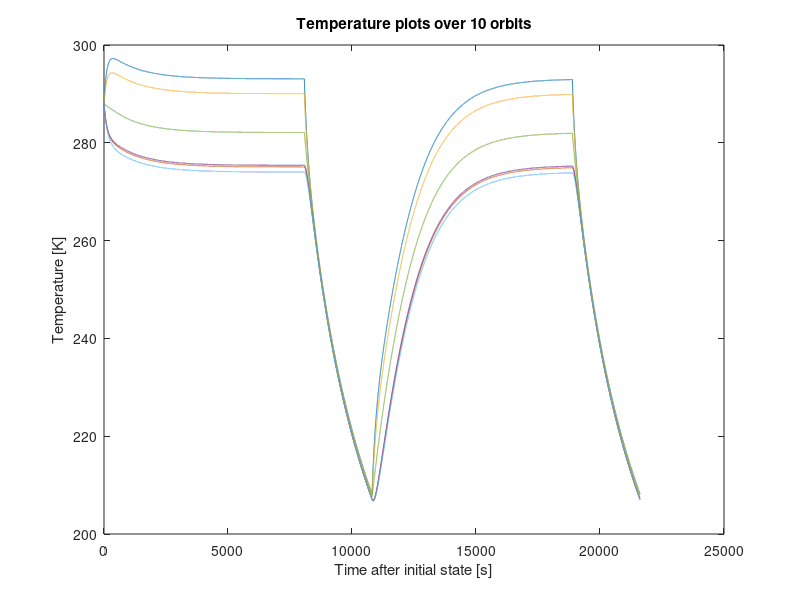

Source code (MATLAB): (Note: this script raises an error after producing the figure.)
close all
clear all 
clc




%% Thermal controll program
 
 %Input parameters
 
 T_i=288; %K initial temperature
 h=1700; %Orbit height moon (km)
 Period=10806; %Orbital period (s)
 Eclipse_T=2730; %Eclipse time (s)
 
 %% Selection of over how many orbits
 n=2; %Ammount of orbits
 
 
 %% L1-L2 lagrange points
 
 L1=148100000; %km
 L2=151100000; %km
 Sun_Earth=149600000; %km
 DL1_E=abs(Sun_Earth-L1); %km distance L1 to earth 
 DL2_E=abs(Sun_Earth-L2); %km Distance L2 to earth
 
 
 %% fixed parameters
 Roe=384400; %Radius orbit earth (km)
 Rm=1737;%radius moon (km)
 Re=6371;%radius earth (km)
 Rom=Rm+h; %Radius orbit moon
 Ae=0.306;%albedo earth
 Am=0.11;%albedo moon
 SF=1361;%W/m^2 solar constant
 L1SF=1361*(Sun_Earth^2/L1^2);%W/m^2 solar constant
 L2SF=1361*(Sun_Earth^2/L2^2);%W/m^2 solar constant
 EF=236*((Re/Roe))^2; %W/m^2 earth radiation
 MF=303*((Rm/Rom))^2; %W/m^2 moon radiation
 sigma=5.67036713*10^-8; %W/(m^2*K^4)
 R_E=(SF*(Ae)*(Re*1000)^2)/((Roe*1000)^2); %W/m^2 reflected earth radiation 
 R_M=(SF*(Am)*(Rm*1000)^2)/((Rom*1000)^2); %W/m^2 reflected moon radiation 

 %% Absorptance and Emmitance table 
 AE=[0.21 0.04     % 1 Aluminum tape
     0.24 0.08     % 2 Polished aluminium
     0.14 0.05     % 3 Aluminized kapton (alu outside)
     0.95 0.90     % 4 Black paint(polyurethane)
     0.29 0.83     % 5 White paint(silicone)
     0.88 0.80     % 6 solar panel(GaAs)
     0.07 0.74     % 7 Optical solar reflector)
     0.40 0.63     % 8 Aluminized kapton(alu inside)
     0.14 0.90     % 9 White paint silicate 
     0.25 0.02     % 10 Goldized kapton (gold outside)  
     0.95 0.80     % 11 Black paint electrical conducting
     0.37 0.44     % 12 Silver paint, electrical conducting
     0.77 0.84];    % 13 Anodized aluminum 
 
 
 
 %% Node classification
 
 % outer skins. [1 A(m^2) |2 thickness(m) |3 width(m) |4 height(m) |5 Cp(J/(K*kg)) |6 absorbtance |7 emmisivity
 %|8 conductivity(W/(m*K)) |9 density(kg/m^3)]
 Xp=[0.06 0.002 0.3 0.2 910 AE(13,1) AE(13,2) 204 2830];
 Xm=[0.06 0.002 0.3 0.2 910 AE(13,1) AE(13,2) 204 2830];
 Yp=[0.06 0.002 0.3 0.2 910 AE(13,1) AE(13,2) 204 2830];
 Ym=[0.06 0.002 0.3 0.2 910 AE(13,1) AE(13,2) 204 2830];
 Zp=[0.04 0.002 0.2 0.2 910 AE(13,1) AE(13,2) 204 2830];
 Zm=[0.04 0.002 0.2 0.2 910 AE(13,1) AE(13,2) 204 2830];
 % Tanks
 
 %Batteries
 
 %Solar panels
 Sp=[0.16 0.004 0.8 0.2 910 AE(6,1) AE(6,2) 204 2830];
 Spb=AE(9,2);

 %Antenna
 
 Nodes=[Xp
        Xm
        Yp
        Ym
        Zp
        Zm];
    
 %Conductive paths (conductivety*area/(length*spesific heat*mass)
 Xp_Yp=1/((1/((Xp(2)*Xp(3)*Xp(8)/(Xp(4)/2))/(Xp(1)*Xp(2)*Xp(9)*Xp(5))))+(1/((Yp(2)*Yp(3)*Yp(8)/(Yp(4)/2))/(Yp(1)*Yp(2)*Yp(9)*Yp(5)))));   %Xp to Yp
 Xp_Ym=1/((1/((Xp(2)*Xp(3)*Xp(8)/(Xp(4)/2))/(Xp(1)*Xp(2)*Xp(9)*Xp(5))))+(1/((Ym(2)*Ym(3)*Ym(8)/(Ym(4)/2))/(Ym(1)*Ym(2)*Ym(9)*Ym(5)))));   %Xp to Ym
 Xp_Zp=1/((1/((Xp(2)*Xp(4)*Xp(8)/(Xp(3)/2))/(Xp(1)*Xp(2)*Xp(9)*Xp(5))))+(1/((Zp(2)*Zp(4)*Zp(8)/(Zp(3)/2))/(Zp(1)*Zp(2)*Zp(9)*Zp(5)))));   %Xp to Zp
 Xp_Zm=1/((1/((Xp(2)*Xp(4)*Xp(8)/(Xp(3)/2))/(Xp(1)*Xp(2)*Xp(9)*Xp(5))))+(1/((Zm(2)*Zm(4)*Zm(8)/(Zm(3)/2))/(Zm(1)*Zm(2)*Zm(9)*Zm(5)))));   %Xp to Zm
 
 Xm_Yp=1/((1/((Xm(2)*Xm(3)*Xm(8)/(Xm(4)/2))/(Xm(1)*Xm(2)*Xm(9)*Xm(5))))+(1/((Yp(2)*Yp(3)*Yp(8)/(Yp(4)/2))/(Yp(1)*Yp(2)*Yp(9)*Yp(5)))));   %Xm to Yp
 Xm_Ym=1/((1/((Xm(2)*Xm(3)*Xm(8)/(Xm(4)/2))/(Xm(1)*Xm(2)*Xm(9)*Xm(5))))+(1/((Ym(2)*Ym(3)*Ym(8)/(Ym(4)/2))/(Ym(1)*Ym(2)*Ym(9)*Ym(5)))));   %Xm to Ym
 Xm_Zp=1/((1/((Xm(2)*Xm(4)*Xm(8)/(Xm(3)/2))/(Xm(1)*Xm(2)*Xm(9)*Xm(5))))+(1/((Zp(2)*Zp(4)*Zp(8)/(Zp(3)/2))/(Zp(1)*Zp(2)*Zp(9)*Zp(5)))));   %Xm to Zp
 Xm_Zm=1/((1/((Xm(2)*Xm(4)*Xm(8)/(Xm(3)/2))/(Xm(1)*Xm(2)*Xm(9)*Xm(5))))+(1/((Zm(2)*Zm(4)*Zm(8)/(Zm(3)/2))/(Zm(1)*Zm(2)*Zm(9)*Zm(5)))));   %Xm to Zm
 
 Zp_Yp=1/((1/((Zp(2)*Zp(3)*Zp(8)/(Zp(4)/2))/(Zp(1)*Zp(2)*Zp(9)*Zp(5))))+(1/((Yp(2)*Yp(4)*Yp(8)/(Yp(3)/2))/(Yp(1)*Yp(2)*Yp(9)*Yp(5)))));   %Zp to Yp
 Zm_Yp=1/((1/((Zm(2)*Zm(3)*Zm(8)/(Zm(4)/2))/(Zm(1)*Zm(2)*Zm(9)*Zm(5))))+(1/((Yp(2)*Yp(4)*Yp(8)/(Yp(3)/2))/(Yp(1)*Yp(2)*Yp(9)*Yp(5)))));   %Zm to Yp
 Zp_Ym=1/((1/((Zp(2)*Zp(3)*Zp(8)/(Zp(4)/2))/(Zp(1)*Zp(2)*Zp(9)*Zp(5))))+(1/((Ym(2)*Ym(4)*Ym(8)/(Ym(3)/2))/(Ym(1)*Ym(2)*Ym(9)*Ym(5)))));   %Zp to Ym
 Zm_Ym=1/((1/((Zm(2)*Zm(3)*Zm(8)/(Zm(4)/2))/(Zm(1)*Zm(2)*Zm(9)*Zm(5))))+(1/((Ym(2)*Ym(4)*Ym(8)/(Ym(3)/2))/(Ym(1)*Ym(2)*Ym(9)*Ym(5)))));   %Zm to Ym
 
 Zp_Sp=1/((1/((4*10^-4*Sp(8)/0.05)/((Sp(1)*Sp(2)*Sp(9)+0.45)*Sp(5))))+(1/((Sp(4)*Sp(2)*Sp(8)/(Sp(3)/2))/((Sp(1)*Sp(2)*Sp(9)+0.45)*Sp(5))))); %Zp to Sp
 Zm_Sp=1/((1/((4*10^-4*Sp(8)/0.05)/((Sp(1)*Sp(2)*Sp(9)+0.45)*Sp(5))))+(1/((Sp(4)*Sp(2)*Sp(8)/(Sp(3)/2))/((Sp(1)*Sp(2)*Sp(9)+0.45)*Sp(5))))); %Zm to Sp
 

 
 
 %% Worst case angles
for i=1:180

    
    
    for j=1:180
       A1(i,j)=Xp(1).*cosd(i).*cosd(j);
       A2(i,j)=Yp(1).*sind(i).*cosd(j);
       A3(i,j)=Zp(1).*cosd(i).*sind(j);
       Atot(i,j)=A1(i,j)+A2(i,j)+A3(i,j);
    end
    

end
[theta1, theta2] = find(ismember(Atot, max(Atot(:)))); % Theta1 is the angle between Xp and Y+, theta 2 is the angle between Xp and Zp 


%% Setup of vectors
 %temperature vector max
 Tmax_Xp=zeros(Period*n,1);
 Tmax_Xp(1)=T_i;
 %temperature vector min
 Tmin_Xp=zeros(Period*n,1);
 Tmin_Xp(1)=T_i;
 
  %temperature vector max
 Tmax_Xm=zeros(Period*n,1);
 Tmax_Xm(1)=T_i;
 %temperature vector min
 Tmin_Xm=zeros(Period*n,1);
 Tmin_Xm(1)=T_i;
 
  %temperature vector max
 Tmax_Yp=zeros(Period*n,1);
 Tmax_Yp(1)=T_i;
 %temperature vector min
 Tmin_Yp=zeros(Period*n,1);
 Tmin_Yp(1)=T_i;
 
  %temperature vector max
 Tmax_Ym=zeros(Period*n,1);
 Tmax_Ym(1)=T_i;
 %temperature vector min
 Tmin_Ym=zeros(Period*n,1);
 Tmin_Ym(1)=T_i;
 
  %temperature vector max
 Tmax_Zp=zeros(Period*n,1);
 Tmax_Zp(1)=T_i;
 %temperature vector min
 Tmin_Zp=zeros(Period*n,1);
 Tmin_Zp(1)=T_i;
 
  %temperature vector max
 Tmax_Zm=zeros(Period*n,1);
 Tmax_Zm(1)=T_i;
 %temperature vector min
 Tmin_Zm=zeros(Period*n,1);
 Tmin_Zm(1)=T_i;
 
 
   %temperature vector max
 Tmax_Sp=zeros(Period*n,1);
 Tmax_Sp(1)=T_i;
 %temperature vector min
 Tmin_Sp=zeros(Period*n,1);
 Tmin_Sp(1)=T_i;
 
 
 
 
 
 
 

 %% Incoming heat
%incoming heat day
 J_inc_max=(SF+EF+MF+R_M+R_E);
 J_inc_min=(SF+MF);
 %incoming heat night 
 Jn_inc_max=(EF+MF+R_E);
 Jn_inc_min=(MF);
 
 %max incoming radiation vector
 Inc_max=zeros(Period,1);
 Inc_max(1:Period-Eclipse_T)=J_inc_max;
 Inc_max(Period-Eclipse_T+1:Period)=Jn_inc_max;
 Inc_max=repmat(Inc_max,n,1)';
 
 %min incoming radiation vector
 Inc_min=zeros(Period,1);
 Inc_min(1:Period-Eclipse_T)=J_inc_min;
 Inc_min(Period-Eclipse_T+1:Period)=Jn_inc_min;
 Inc_min=repmat(Inc_min,n,1)';


%% Temperature simmulation

  k=1:(Period)*n-1;
 
 %Max temperature 
 for s=k
     Tmax_Xp(s+1)=Tmax_Xp(s)...
     +(((Inc_max(s)*Xp(1)*Xp(6)*cosd(theta1)*cosd(theta2))/(Xp(1)*Xp(2)*Xp(9)*Xp(5)))...
     -((sigma*Xp(7)*Xp(1)*Tmax_Xp(s)^4)/(Xp(1)*Xp(2)*Xp(9)*Xp(5)))...
     -((Tmax_Xp(s)-Tmax_Yp(s))*Xp_Yp)-((Tmax_Xp(s)-Tmax_Ym(s))*Xp_Ym)...
     -((Tmax_Xp(s)-Tmax_Zp(s))*Xp_Zp)-((Tmax_Xp(s)-Tmax_Zm(s))*Xp_Zm)...
     -((sigma*((Xp(7)+Xm(7))/2)*Xp(1)*(Tmax_Xp(s)^4-Tmax_Xm(s)^4))/(Xp(1)*Xp(2)*Xp(9)*Xp(5))));
 
     Tmax_Xm(s+1)=Tmax_Xm(s)...
     +(((0*Inc_max(s)*Xm(1)*Xm(6)*cosd(theta1)*cosd(theta2))/(Xm(1)*Xm(2)*Xm(9)*Xm(5)))...
     -((sigma*Xm(7)*Xm(1)*Tmax_Xm(s)^4)/(Xm(1)*Xm(2)*Xm(9)*Xm(5)))...
     -((Tmax_Xm(s)-Tmax_Yp(s))*Xm_Yp)-((Tmax_Xm(s)-Tmax_Ym(s))*Xm_Ym)...
     -((Tmax_Xm(s)-Tmax_Zp(s))*Xm_Zp)-((Tmax_Xm(s)-Tmax_Zm(s))*Xm_Zm)...
     -((sigma*((Xm(7)+Xp(7))/2)*Xm(1)*(Tmax_Xm(s)^4-Tmax_Xp(s)^4))/(Xm(1)*Xm(2)*Xm(9)*Xm(5))));
 
     Tmax_Ym(s+1)=Tmax_Ym(s)...
     +(((0*Inc_max(s)*Ym(1)*Ym(6)*cosd(theta1)*cosd(theta2))/(Ym(1)*Ym(2)*Ym(9)*Ym(5)))...
     -((sigma*Ym(7)*Ym(1)*Tmax_Ym(s)^4)/(Ym(1)*Ym(2)*Ym(9)*Ym(5)))...
     -((Tmax_Ym(s)-Tmax_Xp(s))*Xp_Ym)-((Tmax_Ym(s)-Tmax_Xm(s))*Xm_Ym)...
     -((Tmax_Ym(s)-Tmax_Zp(s))*Zp_Ym)-((Tmax_Ym(s)-Tmax_Zm(s))*Zm_Ym)...
     -((sigma*((Ym(7)+Yp(7))/2)*Ym(1)*(Tmax_Ym(s)^4-Tmax_Yp(s)^4))/(Ym(1)*Ym(2)*Ym(9)*Ym(5))));
 
     Tmax_Zm(s+1)=Tmax_Zm(s)...
     +(((0*Inc_max(s)*Zm(1)*Zm(6)*cosd(theta1)*cosd(theta2))/(Zm(1)*Zm(2)*Zm(9)*Zm(5)))...
     -((sigma*Zm(7)*Zm(1)*Tmax_Zm(s)^4)/(Zm(1)*Zm(2)*Zm(9)*Zm(5)))...
     -((Tmax_Zm(s)-Tmax_Xp(s))*Xp_Zm)-((Tmax_Zm(s)-Tmax_Xm(s))*Xm_Zm)...
     -((Tmax_Zm(s)-Tmax_Yp(s))*Zm_Yp)-((Tmax_Zm(s)-Tmax_Ym(s))*Zm_Ym)...
     -((sigma*((Zm(7)+Zp(7))/2)*Zm(1)*(Tmax_Zm(s)^4-Tmax_Zp(s)^4))/(Zm(1)*Zm(2)*Zm(9)*Zm(5))));
 
     Tmax_Zp(s+1)=Tmax_Zp(s)...
     +(((Inc_max(s)*Zp(1)*Zp(6)*cosd(theta1)*sind(theta2))/(Zp(1)*Zp(2)*Zp(9)*Zp(5)))...
     -((sigma*Zp(7)*Zp(1)*Tmax_Zp(s)^4)/(Zp(1)*Zp(2)*Zp(9)*Zp(5)))...
     -((Tmax_Zp(s)-Tmax_Xp(s))*Xp_Zp)-((Tmax_Zp(s)-Tmax_Xm(s))*Xm_Zp)...
     -((Tmax_Zp(s)-Tmax_Yp(s))*Zp_Yp)-((Tmax_Zp(s)-Tmax_Ym(s))*Zp_Ym)...
     -((sigma*((Zp(7)+Zm(7))/2)*Zp(1)*(Tmax_Zp(s)^4-Tmax_Zm(s)^4))/(Zp(1)*Zp(2)*Zp(9)*Zp(5))));
 
     Tmax_Yp(s+1)=Tmax_Yp(s)...
     +(((Inc_max(s)*Yp(1)*Yp(6)*sind(theta1)*cosd(theta2))/(Yp(1)*Yp(2)*Yp(9)*Yp(5)))...
     -((sigma*Yp(7)*Yp(1)*Tmax_Yp(s)^4)/(Yp(1)*Yp(2)*Yp(9)*Yp(5)))...
     -((Tmax_Yp(s)-Tmax_Xp(s))*Xp_Yp)-((Tmax_Yp(s)-Tmax_Xm(s))*Xm_Yp)...
     -((Tmax_Yp(s)-Tmax_Zp(s))*Zp_Yp)-((Tmax_Yp(s)-Tmax_Zm(s))*Zm_Yp)...
     -((sigma*((Yp(7)+Ym(7))/2)*Yp(1)*(Tmax_Yp(s)^4-Tmax_Ym(s)^4))/(Yp(1)*Yp(2)*Yp(9)*Yp(5))));
 
     Tmax_Sp(s+1)=Tmax_Sp(s)...
     +(((Inc_max(s)*Sp(1)*Sp(6)*cosd(0))/((Sp(1)*Sp(2)*Sp(9)+0.45)*Sp(5)))...
     -(((sigma*Sp(7)*Sp(1)*Tmax_Sp(s)^4)+(sigma*Sp(7)*Sp(1)*Tmax_Sp(s)^4))/((Sp(1)*Sp(2)*Sp(9)+0.45)*Sp(5)))...
     -((Tmax_Sp(s)-Tmax_Zp(s))*Zp_Sp)...
     -((0*sigma*((Yp(7)+Ym(7))/2)*Yp(1)*(Tmax_Yp(s)^4-Tmax_Ym(s)^4))/(Yp(1)*Yp(2)*Yp(9)*Yp(5))));

 
 
 
 
 
 
 end
    
 
 %min temperature
 
%   for s=k
%      T_min(s+1)=T_min(s)+((Inc_min(s)-sigma.*(T_min(s)^4).*(T_emi)+IH)./(Mass.*SPH));
%   end


%% Plotting 

time=1:Period*n;
 figure
 
 title('Temperature plots over 10 orbits')
 x=plot(time,Tmax_Xp,time,Tmax_Xm,time,Tmax_Yp,time,Tmax_Ym,time,Tmax_Zp,time,Tmax_Zm);
 title('Temperature plots over 10 orbits')
 xlabel('Time after initial state [s]')
 ylabel('Temperature [K]')
 x(1).LineWidth = 1;
 x(4).LineWidth=1;
 x(5).LineWidth=1;
 x(2).LineWidth=1;
 x(3).LineWidth=1;
 grid on
 legend('Xp panel','Xm panel','Yp panel','Ym panel','Zp panel','Zm panel')

 figure
 y=plot(time,Tmax_Sp);
 title('Temperature plots over 10 orbits')
 xlabel('Time after initial state [s]')
 ylabel('Temperature [K]')

 grid on
 legend('Sp panel','Sm panel')
 
 
 
 
 
 
 
 
 
 
 
 
 
 
 
 
 